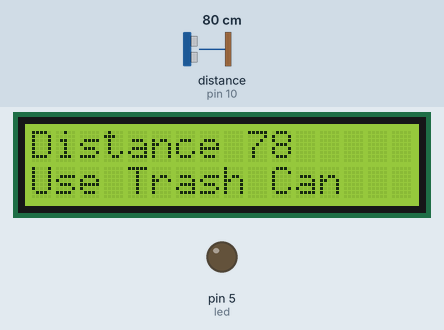
This sketch was run on a simulated Arduino Uno, built with avr-gcc and run on an emulated ATmega328P. Shown: 16×2 character LCD, output pins drawn as LEDs (lit = HIGH). Wiring (inferred from the names in the program): ultrasonic range finder: trigger pin 9; echo pin 10. Inputs (shaded band) come from the test bench; at power-on: distance to the obstacle (sensor on pin 10) 80 cm. The echo pulse lasts 58.3 µs per cm; pins used as bus, display or sensor lines are not drawn; what the sketch prints to the serial monitor is not drawn.

Above: at 2.7 s.
2.8 s: distance to the obstacle (sensor on pin 10) set to 7 cm
At 7.0 s:
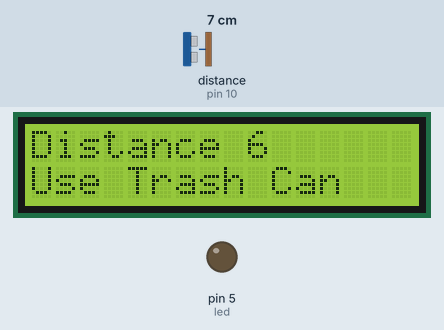
7.7 s: distance to the obstacle (sensor on pin 10) set to 4 cm
At 10.9 s:
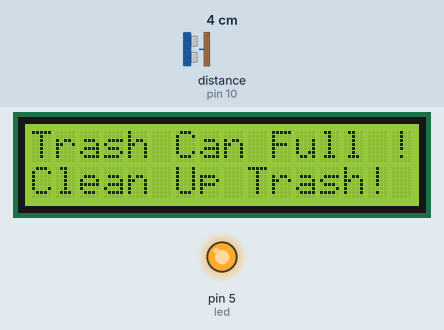
11.7 s: distance to the obstacle (sensor on pin 10) set to 9 cm
At 14.9 s:
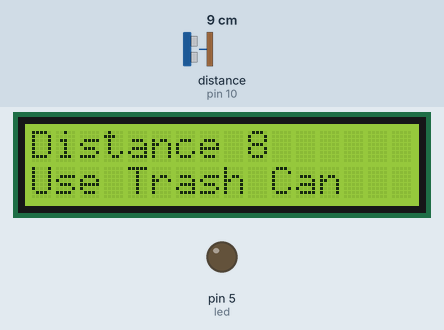
15.8 s: distance to the obstacle (sensor on pin 10) set to 2 cm
At 18.9 s:
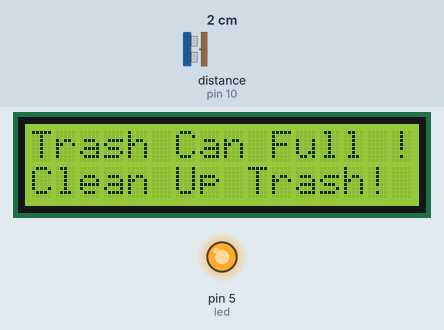
Timing chart, 0 to 20.4 s (numbered marks = the images above; inputs shaded):
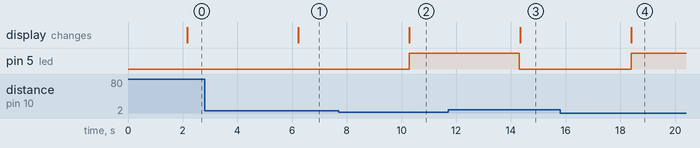

Measured:
- the behaviour switches between 6 and 5 cm on distance to the obstacle (sensor on pin 10) (found by bisection; images 1 and 2)
- after the input at 2.8 s, the display: changes after 3.4 s (image 1)
- after the input at 7.7 s, pin 5 (led): LOW → HIGH after 2.6 s; the display: changes after 2.6 s (image 2)
- after the input at 11.7 s, pin 5 (led): HIGH → LOW after 2.6 s; the display: changes after 2.6 s (image 3)
- after the input at 15.8 s, pin 5 (led): LOW → HIGH after 2.6 s; the display: changes after 2.6 s (image 4)

The sketch:

Arduino_trashcan.ino
```cpp
#include <Wire.h>
#include <LiquidCrystal_I2C.h>
LiquidCrystal_I2C lcd(0x27, 16, 2);

// defines pins numbers
#define trigPin 9
#define echoPin 10
#define led 5

// defines variables
long duration;
int distance;

void setup() {
pinMode(trigPin, OUTPUT); // Sets the trigPin as an Output
pinMode(echoPin, INPUT); // Sets the echoPin as an Input
Serial.begin(9600); // To start serial communication  at a rate of 9600 bits per second.
pinMode(led,OUTPUT);

lcd.begin(16,2);
lcd.init();
lcd.backlight();

}

void loop() {
// Clears the trigPin
digitalWrite(trigPin, LOW);
delayMicroseconds(2);

// Sets the trigPin on HIGH state for 10 micro seconds
digitalWrite(trigPin, HIGH);
delayMicroseconds(10);
digitalWrite(trigPin, LOW);

// Reads the echoPin, returns the sound wave travel time in microseconds
duration = pulseIn(echoPin, HIGH);

// Calculating the distance
distance= duration*0.034/2;

// Prints the distance on the Serial Monitor
Serial.print("Distance: ");
Serial.println(distance);
delay(2000);


      if(distance < 5){
           lcd.setCursor(0,0);
           lcd.print("Trash Can Full !");
           lcd.setCursor(0,1);
           lcd.print("Clean Up Trash!");
           digitalWrite(led,HIGH);
         }
      else{
        digitalWrite(led,LOW);
        lcd.clear();

        lcd.setCursor(0,0);
        lcd.print("Distance");

        lcd.setCursor(9,0);
        lcd.print(distance);

        lcd.setCursor(0,1);
        lcd.print("Use Trash Can");

      }

}
```
